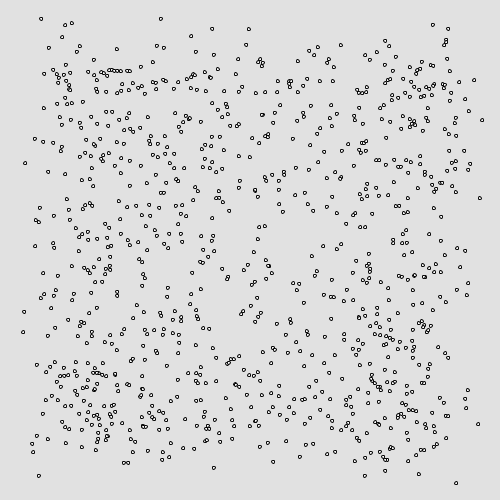
Frame 1 (no input)
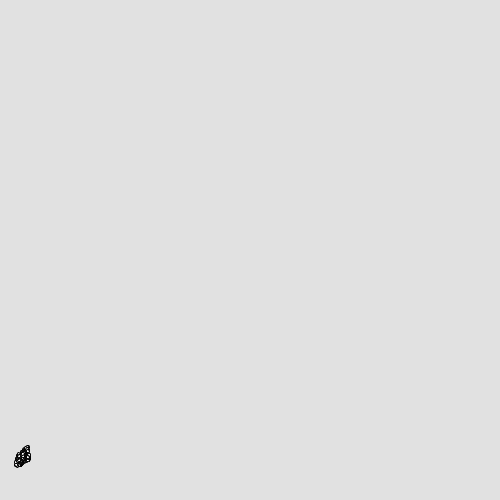
Frame 60 (the mouse pressed at the canvas centre just before this capture)
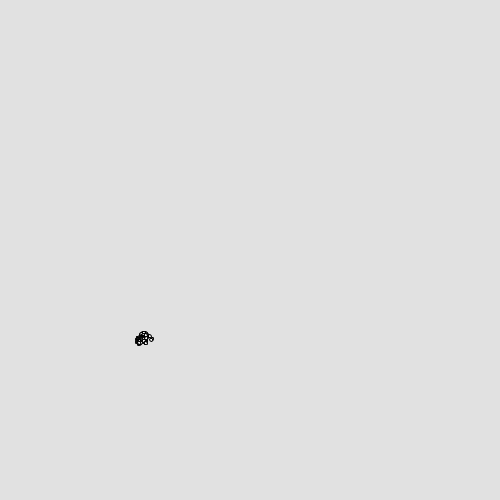
Frame 120 (the mouse held since frame 60 and released just before this capture)

The Processing sketch that drew these frames (run headless with seeded random() and noise(); from frame 60 on, the mouse is pressed at the canvas centre):

// Processing sketch: processing_128443
// ── processing_128443.pde

int count = 0;
int no = 1000;
float[][] en = new float[no][2]; //円の位置を保持する配列
float[][] enp = new float[no][2]; //円の１回前の位置を保持する配列
float[][] env = new float[no][2]; //円の速度を保持する配列
float[][] endisp = new float[no][2]; //円の表示用
float rsep, thr; //分離の距離範囲，計算範囲角度
int nRate; //現在のframeRateで何カウントで接近するか？
int drawCount;

float[] vc = new float[2];
float[] va = new float[2];
float[] vs = new float[2];
float[] vm = new float[2];
int ellipseSize = 3;

//Gains
float kv = 0.8;
float kc = 20.0;
float ka = 1.0;
float ks = 2.0;
float km = 0.5;

float r = 150; //周辺の計算範囲距離
float th = 90; //周辺の計算範囲角度

void setup() {
size(500, 500); //Canvasサイズの設定
background(225); //背景色の設定
int fr = 10; //frameRateの設定
frameRate(fr); //frameRateの設定
for(int i=0; i<no; i++){
en[i][0] = int(random(0,500));
en[i][1] = int(random(0,500)); //円の初期位置
enp[i][0] = en[i][0]-random(-50,50); //円の１回前の初期位置
enp[i][1] = en[i][1]-random(-50,50); //円の１回前の初期位置
//env[i][0] = 10; //円の速度の初期値
//env[i][1] = 0; //円の速度の初期値
ellipse(en[i][0], en[i][1], 20, 20); //円の描画
}
thr = th/180*PI; //radへ変換
rsep = ellipseSize * 3; //separation limit
int sec = 3; //何秒で計算位置へ移動するか？
nRate = sec * fr; //現在のframeRateで何カウントで接近するか？
drawCount = 0;
}

void draw() {
drawCount++;

background(225);
for(int i=0; i<no; i++){
env[i][0] = en[i][0] - enp[i][0];
env[i][1] = en[i][1] - enp[i][1];
enp[i][0] = en[i][0];
enp[i][1] = en[i][1];
}
for(int i=0; i<no; i++){
vc = cohesion(i);
va = alignment(i);
vs = separation(i);
vm = minimumVel(i);

en[i][0] += env[i][0]*kv+vc[0]*kc+va[0]*ka+vs[0]*ks+vm[0]*km;
en[i][1] += env[i][1]*kv+vc[1]*kc+va[1]*ka+vs[1]*ks+vm[1]*km;
endisp[i][0] = en[i][0]%width;
endisp[i][1] = en[i][1]%height;

if(endisp[i][0] < 0){

endisp[i][0] += width;

}

if(endisp[i][1] < 0){

endisp[i][1] += height;

}
ellipse(endisp[i][0], endisp[i][1], ellipseSize, ellipseSize);
};
}

float minVel = 7;
float[] minimumVel(int i){
float[] minv = new float[2];
if((env[i][0] < minVel) && (env[i][0] > 0)){
minv[0] = minVel;
}else{
if((env[i][0] > -minVel) && (env[i][0] <= 0)){
minv[0] = -minVel;
}
}
if((env[i][1] < minVel) && (env[i][1] > 0)){
minv[1] = minVel;
}else{
if((env[i][1] > -minVel) && (env[i][1] <= 0)){
minv[1] = -minVel;
}
}
return minv;
}

//周りの円の重心に向かって移動する
float[] cohesion(int i){
float[] sum = new float[2];
float[] ave = new float[2];
float[] vcohesion = new float[2];
sum[0] = 0;
sum[1] = 0;
ave[0] = 0;
ave[1] = 0;
count = 0;
for(int j=0; j<no; j++){
if(j!=i){
float dex = en[i][0]-en[j][0];
float dey = en[i][1]-en[j][1];
float d = sqrt(pow(dex, 2)+pow(dey, 2));
if(d < r){
float innerProduct = env[i][0]*dex+env[i][1]*dey;
float absa = sqrt(pow(env[i][0], 2)+pow(env[i][1], 2));
float absb = d;
float theta = acos(innerProduct/absa/absb);
if(theta <= thr){
count++;
sum[0] = sum[0] + en[j][0];
sum[1] = sum[1] + en[j][1];
}
}
};
};
if(count != 0){
ave[0] = sum[0]/count;
ave[1] = sum[1]/count;
vcohesion[0] = (ave[0]-en[i][0])/(float(nRate));
vcohesion[1] = (ave[1]-en[i][1])/(float(nRate));
}else{
vcohesion[0] = 0;
vcohesion[1] = 0;
};
return vcohesion;
}

//周りの円の速度に合わせる
//周りの円の速度を計算し，現在速度からその速度になるように変更していく
float[] alignment(int i){
float[] sum = new float[2];
float[] ave = new float[2];
float[] valignment = new float[2];
sum[0] = 0;
sum[1] = 0;
ave[0] = 0;
ave[1] = 0;
count = 0;
for(int j=0; j<no; j++){
if(j!=i){
float dex = en[i][0]-en[j][0];
float dey = en[i][1]-en[j][1];
float dexv = env[i][0]-env[j][0];
float deyv = env[i][1]-env[j][1];
float d = sqrt(pow(dex, 2)+pow(dey, 2));
if(d < r){
float innerProduct = env[i][0]*dex+env[i][1]*dey;
float absa = sqrt(pow(env[i][0], 2)+pow(env[i][1], 2));
float absb = d;
float theta = acos(innerProduct/absa/absb);
if(theta <= thr){
count++;
sum[0] = sum[0] + env[j][0];
sum[1] = sum[1] + env[j][1];
}
}
};
};
if(count != 0){
ave[0] = sum[0]/count;
ave[1] = sum[1]/count;
valignment[0] = (ave[0]-env[i][0])/(float(nRate));
valignment[1] = (ave[1]-env[i][1])/(float(nRate));
}else{
valignment[0] = 0;
valignment[1] = 0;
};

return valignment;
}

//あまり近づき過ぎないようにする
float[] separation(int i){
float[] sum = new float[2];
float[] ave = new float[2];
float[] vseparation = new float[2];

vseparation[0] = 0;
vseparation[1] = 0;

sum[0] = 0;
sum[1] = 0;
ave[0] = 0;
ave[1] = 0;
count = 0;
for(int j=0; j<no; j++){

if(j!=i){
float dex = en[i][0]-en[j][0];
float dey = en[i][1]-en[j][1];
float dsep = sqrt(pow(dex, 2)+pow(dey, 2));
if(dsep < rsep){
count++;
float dd = rsep - dsep;
sum[0] = sum[0] + dex*dd;
sum[1] = sum[1] + dey*dd;
}
};
};
if(count != 0){
ave[0] = sum[0]/count;
ave[1] = sum[1]/count;
vseparation[0] = (ave[0])/(float(nRate));
vseparation[1] = (ave[1])/(float(nRate));
}else{
vseparation[0] = 0;
vseparation[1] = 0;
};
return vseparation;

}
